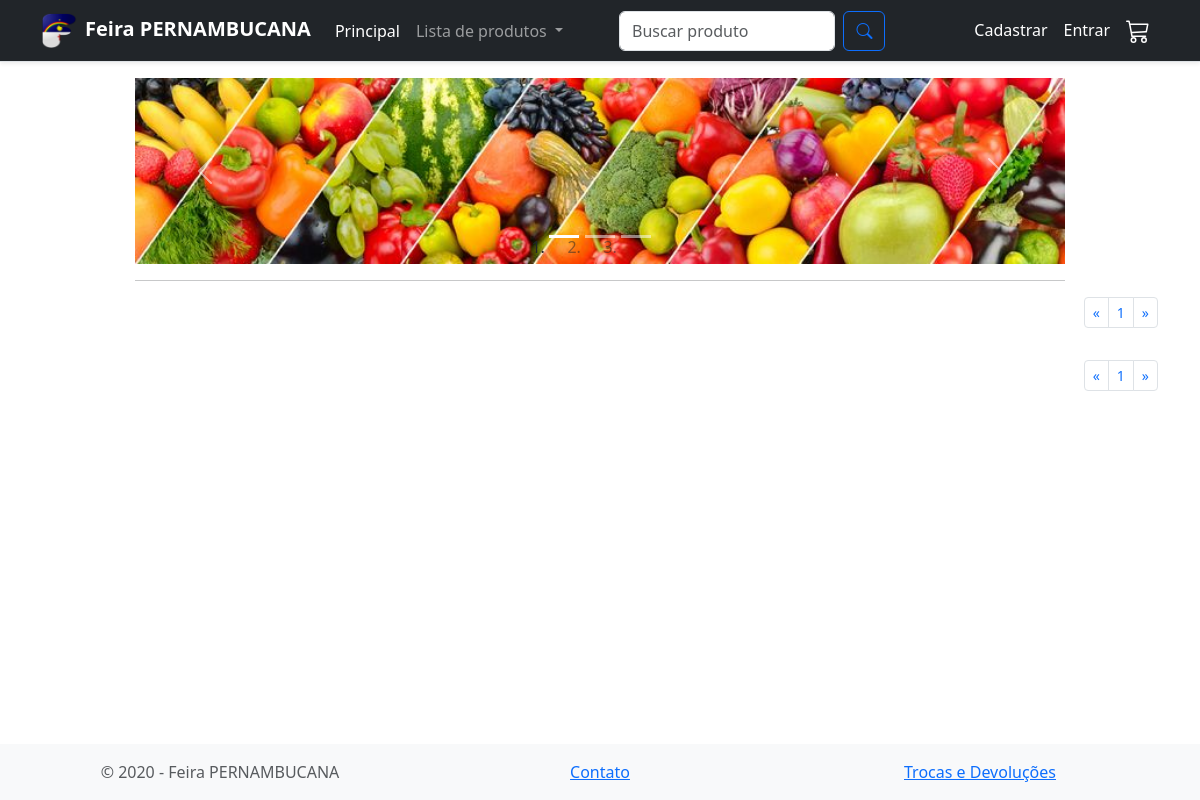
Before: /index.php?categoria=folhagens&pagina=1 with the older database file.
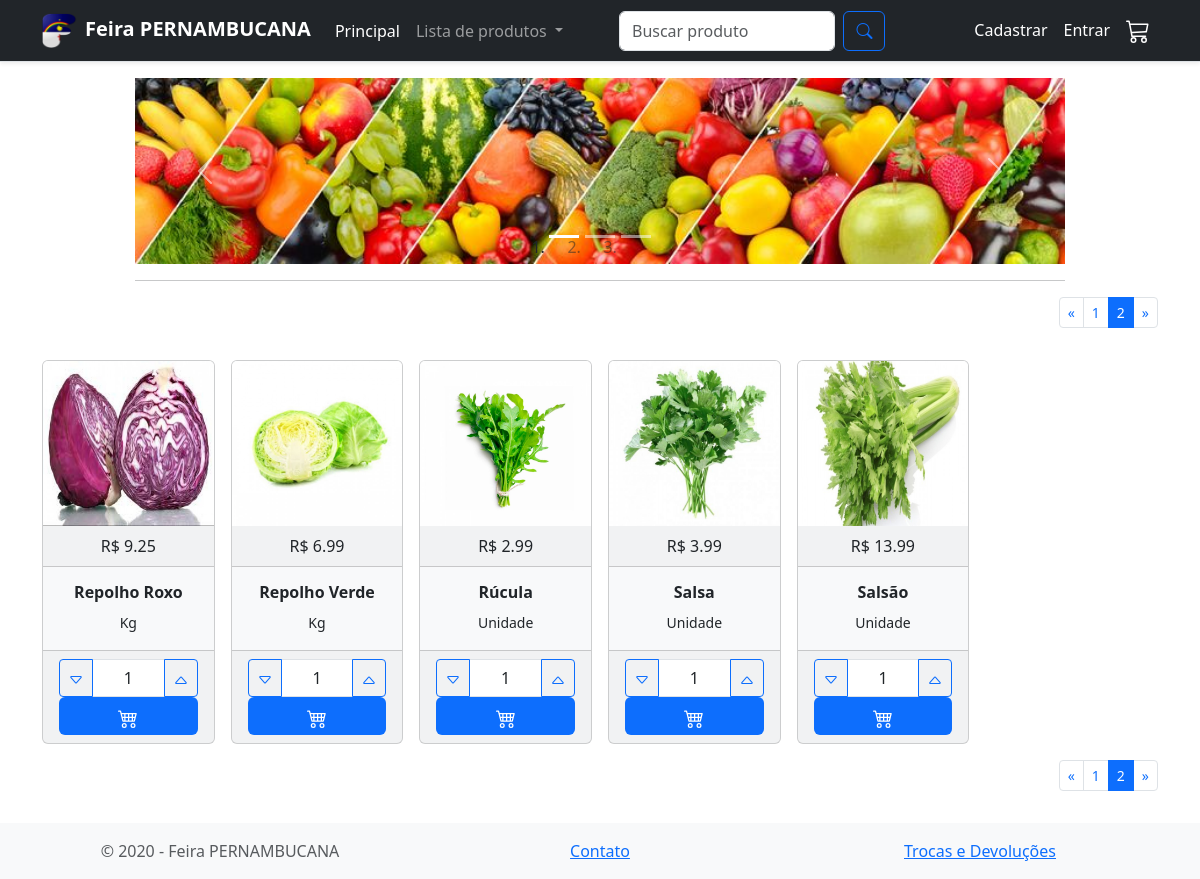
After: the same page with the newer database file.
### tables this page shows
CREATE TABLE `produto` (
  `produto_id` int(11) NOT NULL,
  `categoria` varchar(20) NOT NULL,
  `nome` varchar(200) NOT NULL,
  `detalhe` varchar(200) NOT NULL,
  `preco` decimal(10,2) NOT NULL,
  `foto` varchar(200) NOT NULL
);

### config/paginacao.php (called while the page is built, shortened)
<?php
$inicio_prod = intval($_GET['pagina']*18);
if (isset($_GET['categoria'])){
    $categoria = mysqli_real_escape_string($conexao,$_GET['categoria']);
    $query = "SELECT * FROM `produto` WHERE categoria = '$categoria' ORDER BY `produto`.`nome` ASC LIMIT $inicio_prod, 18";
    $total_produtos = $conexao->query("SELECT * FROM produto WHERE categoria = '$categoria'")->num_rows;
}
$result = mysqli_query($conexao, $query);
$num_paginas = ceil($total_produtos/18);

### index.php (the view, shortened to what the changed rows need)
<?php
include_once('config/conexao.php');
include_once('config/paginacao.php');
?>
<!DOCTYPE html>
<html lang="ptbr">
<head>
  <link rel="stylesheet" href="node_modules/bootstrap/dist/css/bootstrap.css" />
  <link rel="stylesheet" type="text/css" href="//assets.locaweb.com.br/locastyle/2.0.6/stylesheets/locastyle.css">
  <link rel="stylesheet" href="https://cdn.jsdelivr.net/npm/bootstrap-icons@1.3.0/font/bootstrap-icons.css">
</head>
<body style="min-width: 372px ">
  <main class="mb-5 pb-3">
    <div class="container">
      <div class="row">
        <div class="col-12">
          <div class="d-flex flex-row-reverse justify-content-center justify-content-md-start">
            <nav class="d-inline-block">
              <ul class="pagination pagination-sm my-0">
                <?php for ($pagina = 0; $pagina < $num_paginas; $pagina++) { ?>
                  <?php if ($pagina == intval($_GET['pagina'])) { ?>
                    <li class="page-item active" aria-current="page">
                      <span class="page-link"><?php echo $pagina + 1 ?></span>
                    </li>
                  <?php } else { ?>
                    <li class="page-item">
                      <a href="index.php?<?php if (isset($_GET['buscar'])) {
                                            echo "buscar=";
                                            echo $_GET['buscar'];
                                            echo "&";
                                          } else {
                                            if (isset($_GET['categoria'])) {
                                              echo "categoria=";
                                              echo $_GET['categoria'];
                                              echo "&";
                                            }
                                          } ?>pagina=<?php echo $pagina; ?>" class="page-link"><?php echo $pagina + 1 ?></a>
                    </li>
                <?php }
                } ?>
              </ul>
            </nav>
          </div>
        </div>
      </div>
      <div class="row g-3 mt-3 mb-3">
        <?php while ($dados = $result->fetch_assoc()) { ?>
          <div class="col-xl-2 col-lg-3 col-md-4 col-sm-6 d-flex align-items-stretch">
            <div class="card text-center bg-light">
              <img src="img/produtos/<?php echo $dados['foto'] ?>" class="card-img-top" />
              <div class="card-header">R$ <?php echo $dados['preco'] ?></div>
              <div class="card-body">
                <h6 class="card-title"><b><?php echo $dados['nome'] ?></b></h6>
                <p class="max-3l card-text description">
                  <small><?php echo $dados['detalhe'] ?></small>
                </p>
              </div>
              <div class="card-footer">
                <form action="carrinho.php?acao=add&id=<?php echo $dados['produto_id'] ?>" method="post">
                  <div class="input-group customSpinner">
                    <button type="button" class="btn btn-outline-primary btn-sm spinnerbutton spinnerMinus spinner-roundbutton">
                      <svg class="bi" width="16" height="16" fill="currentColor">
                        <use xlink:href="bi.svg#caret-down"></use>
                      </svg>
                    </button>
                    <input name="qnt" type="text" readonly value="1" class="text-center w-50 form-control spinnerVal spinner-roundVal" >
                    <button type="button" class="btn btn-outline-primary btn-sm spinnerbutton spinnerPlus spinner-roundbutton">
                      <svg class="bi" width="16" height="16" fill="currentColor">
                        <use xlink:href="bi.svg#caret-up"></use>
                      </svg>
                    </button>
                  </div>
                    <button type="submit" class="btn text-white bg-primary btn-md w-100">
                      <svg class="bi" width="20" height="20" fill="currentColor">
                        <use xlink:href="bi.svg#cart4"></use>
                      </svg>
                    </button>
                </form>
              </div>
            </div>
          </div>
        <?php } ?>
      </div>
      <div class="row pb-4">
        <div class="col-12">
          <div class="d-flex flex-row-reverse justify-content-center justify-content-md-start">
            <nav class="d-inline-block">
              <ul class="pagination pagination-sm my-0">
                <?php for ($pagina = 0; $pagina < $num_paginas; $pagina++) { ?>
                  <?php if ($pagina == intval($_GET['pagina'])) { ?>
                    <li class="page-item active" aria-current="page">
                      <span class="page-link"><?php echo $pagina + 1 ?></span>
                    </li>
                  <?php } else { ?>
                    <li class="page-item">
                      <a href="index.php?<?php if (isset($_GET['buscar'])) {
                                            echo "buscar=";
                                            echo $_GET['buscar'];
                                            echo "&";
                                          } else {
                                            if (isset($_GET['categoria'])) {
                                              echo "categoria=";
                                              echo $_GET['categoria'];
                                              echo "&";
                                            }
                                          } ?>pagina=<?php echo $pagina; ?>" class="page-link"><?php echo $pagina + 1 ?></a>
                    </li>
                <?php }
                } ?>
              </ul>
            </nav>
          </div>
        </div>
      </div>
    </div>
  </main>
</body>
</html>

Changed rows visible on the page:
added produto: foto (picture), preco "9.25", nome "Repolho Roxo", detalhe "Kg"
added produto: foto (picture), preco "6.99", nome "Repolho Verde", detalhe "Kg"
added produto: foto (picture), preco "2.99", nome "Rúcula", detalhe "Unidade"
added produto: foto (picture), preco "3.99", nome "Salsa", detalhe "Unidade"
added produto: foto (picture), preco "13.99", nome "Salsão", detalhe "Unidade"
Other visible differences:
new list line: "2"
